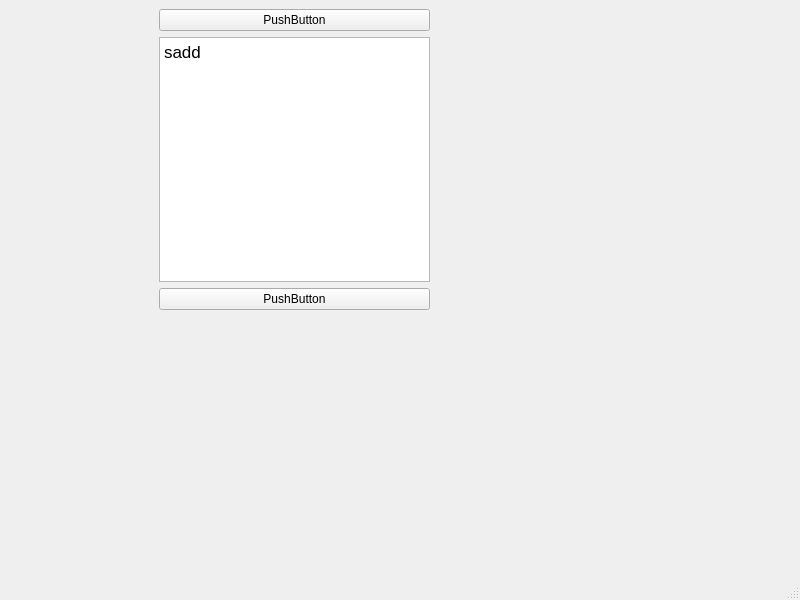
<?xml version="1.0" encoding="UTF-8"?>
<ui version="4.0">
 <class>MainWindow</class>
 <widget class="QMainWindow" name="MainWindow">
  <property name="geometry">
   <rect>
    <x>0</x>
    <y>0</y>
    <width>800</width>
    <height>600</height>
   </rect>
  </property>
  <property name="windowTitle">
   <string>MainWindow</string>
  </property>
  <widget class="QWidget" name="centralwidget">
   <widget class="QWidget" name="verticalLayoutWidget">
    <property name="geometry">
     <rect>
      <x>159</x>
      <y>9</y>
      <width>271</width>
      <height>301</height>
     </rect>
    </property>
    <layout class="QVBoxLayout" name="verticalLayout">
     <item>
      <widget class="QPushButton" name="pushButton">
       <property name="text">
        <string>PushButton</string>
       </property>
      </widget>
     </item>
     <item>
      <widget class="QTextBrowser" name="textBrowser">
       <property name="html">
        <string>&lt;!DOCTYPE HTML PUBLIC &quot;-//W3C//DTD HTML 4.0//EN&quot; &quot;http://www.w3.org/TR/REC-html40/strict.dtd&quot;&gt;
&lt;html&gt;&lt;head&gt;&lt;meta name=&quot;qrichtext&quot; content=&quot;1&quot; /&gt;&lt;style type=&quot;text/css&quot;&gt;
p, li { white-space: pre-wrap; }
&lt;/style&gt;&lt;/head&gt;&lt;body style=&quot; font-family:'.AppleSystemUIFont'; font-size:13pt; font-weight:400; font-style:normal;&quot;&gt;
&lt;p style=&quot; margin-top:0px; margin-bottom:0px; margin-left:0px; margin-right:0px; -qt-block-indent:0; text-indent:0px;&quot;&gt;&lt;span style=&quot; font-family:'.AppleSystemUIFont';&quot;&gt;sadd&lt;/span&gt;&lt;/p&gt;&lt;/body&gt;&lt;/html&gt;</string>
       </property>
      </widget>
     </item>
     <item>
      <widget class="QPushButton" name="pushButton_2">
       <property name="text">
        <string>PushButton</string>
       </property>
      </widget>
     </item>
    </layout>
   </widget>
  </widget>
  <widget class="QMenuBar" name="menubar">
   <property name="geometry">
    <rect>
     <x>0</x>
     <y>0</y>
     <width>800</width>
     <height>22</height>
    </rect>
   </property>
  </widget>
  <widget class="QStatusBar" name="statusbar"/>
 </widget>
 <resources/>
 <connections/>
</ui>
